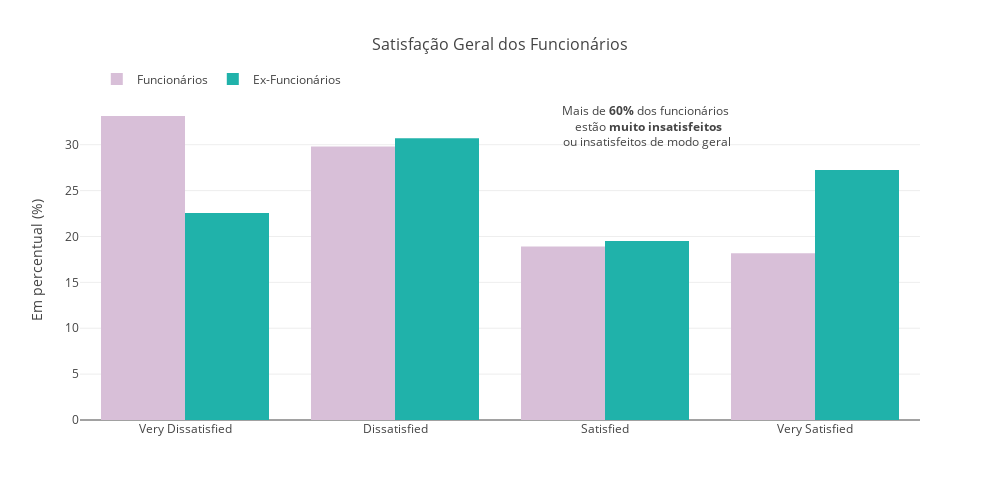

Write notebook code for a chart like this one.
### Markdown cell above
O gráfico acima nos mostra que 16% da nossa base de dados representam ex-funcionários, o que é considerada uma taxa alta de rotatividade. 

Vamos olhar os índices de satisfação dos funcionários atuais para tentarmos entender os motivos de tamanha rotatividade.

### Code cell
# Distribuição da Satisfação dos Funcionários

fig = go.Figure()

# Adicionando barras para funcionários atuais
fig.add_trace(go.Bar(
    x=dados_funcionarios['JobSatisfaction'].value_counts(normalize=True).index,
    y=dados_funcionarios['JobSatisfaction'].value_counts(normalize=True)*100,
    marker_color='thistle',
    name='Funcionários'
))

# Adicionando barras para ex-funcionários
fig.add_trace(go.Bar(
    x=dados_ex_funcionarios['JobSatisfaction'].value_counts(normalize=True).index,
    y=dados_ex_funcionarios['JobSatisfaction'].value_counts(normalize=True)*100,
    marker_color='lightseagreen',
    name='Ex-Funcionários'
))

# Configurando layout do gráfico
fig.update_layout(
    title='Satisfação Geral dos Funcionários',
    title_x=0.5,
    title_font=dict(size=16), 
    barmode='group',
    width=1000,  
    height=500, 
    plot_bgcolor='rgba(0,0,0,0)',
    legend=dict(
        orientation="h",
        yanchor="bottom",
        y=1.02,
        xanchor="left",
        x=0.02  
    )
)

# Adicionando anotação
fig.add_annotation(
    x=2.2, 
    y=32,
    text="Mais de <b>60%</b> dos funcionários <br> estão <b>muito insatisfeitos<br></b>ou insatisfeitos de modo geral",
    showarrow=False,
    font=dict(size=12),
    align='center'
)

# Atualizando eixo y
fig.update_yaxes(title="Em percentual (%)")

# Exibindo o gráfico
fig.show()

### Figure 1 — Plotly figure (JSON) as saved in the notebook; plotly's stock layout.template omitted (floating-point values rounded to 4 significant figures)
{"data": [{"marker": {"color": "thistle"}, "name": "Funcionários", "type": "bar", "x": ["Very Dissatisfied", "Dissatisfied", "Satisfied", "Very Satisfied"], "y": [33.13, 29.8, 18.91, 18.17]}, {"marker": {"color": "lightseagreen"}, "name": "Ex-Funcionários", "type": "bar", "x": ["Dissatisfied", "Very Satisfied", "Very Dissatisfied", "Satisfied"], "y": [30.69, 27.24, 22.56, 19.51]}], "layout": {"annotations": [{"align": "center", "font": {"size": 12}, "showarrow": false, "text": "Mais de <b>60%</b> dos funcionários <br> estão <b>muito insatisfeitos<br></b>ou insatisfeitos de modo geral", "x": 2.2, "y": 32}], "barmode": "group", "height": 500, "legend": {"orientation": "h", "x": 0.02, "xanchor": "left", "y": 1.02, "yanchor": "bottom"}, "plot_bgcolor": "rgba(0,0,0,0)", "title": {"font": {"size": 16}, "text": "Satisfação Geral dos Funcionários", "x": 0.5}, "width": 1000, "yaxis": {"title": {"text": "Em percentual (%)"}}}}
